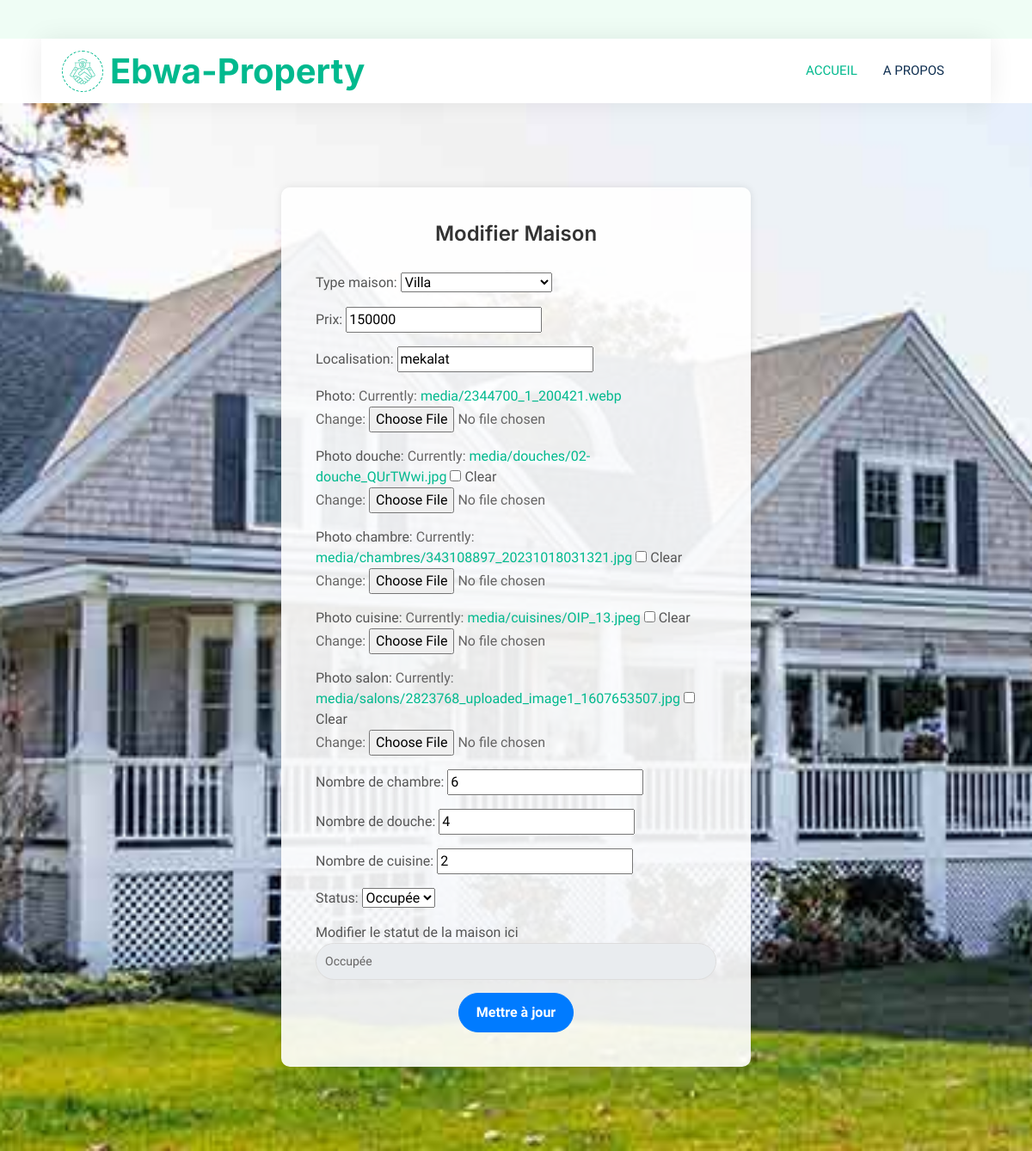
/maisons/13/update/, run on the app's committed database.
### home/models.py (models this page shows, shortened)
class Maison(models.Model):
    TYPE_MAISON_CHOICES = [
        ('VILLA', 'Villa'),
        ('APPARTEMENT', 'Appartement'),
        ('MAISON SIMPLE', 'Maison simple'),
        ('MAISON DE LUXE', 'Maison de luxe'),
        ('MAISON DE CAMPAGNE', 'Maison de campagne'),
        ('STUDIO', 'Studio'),
        ('CHAMBRE MODERNE','Chambre moderne'),
        ('CHAMBRE','Chambre'),
    ]
    STATUS_CHOICES = [
        ('libre', 'Libre'),
        ('occupee', 'Occupée'),
    ]
    type_maison = models.CharField(max_length=100, choices=TYPE_MAISON_CHOICES)
    prix = models.DecimalField(max_digits=10, decimal_places=0)
    localisation = models.CharField(max_length=255)
    nombre_de_chambre = models.IntegerField(blank=True, null=True)
    nombre_de_douche = models.IntegerField(blank=True, null=True)
    nombre_de_cuisine = models.IntegerField(blank=True, null=True)
    photo = models.ImageField(upload_to='media/', null=True, blank=False,)
    photo_douche = models.ImageField(upload_to='media/douches/', null=True, blank=True)
    photo_chambre = models.ImageField(upload_to='media/chambres/', null=True, blank=True)
    photo_cuisine = models.ImageField(upload_to='media/cuisines/', null=True, blank=True)
    photo_salon = models.ImageField(upload_to='media/salons/', null=True, blank=True)
    proprietaire = models.ForeignKey(Proprietaire, on_delete=models.CASCADE, null=True, blank=True)
    is_published = models.BooleanField(default=False)
    status = models.CharField(max_length=10, choices=STATUS_CHOICES, default='libre')
    preciser_la_localisation_de_votre_maison = models.CharField(max_length=255,null= True, blank=True)
    is_deleted = models.BooleanField(default=False)
    is_active = models.BooleanField(default=True)
    class Meta:
        permissions = [
            ("can_create_maison", "Peut créer des maisons"),
            ("can_modify_maison", "Peut modifier des maisons"),
            ("can_publish_maison", "Peut publier des maisons"),
        ]

### home/views.py (the view)
# urls.py: path('maisons/<int:maison_id>/update/', views.maison_update, name='maison_update'),
def maison_update(request, maison_id):
    maison = get_object_or_404(Maison, id=maison_id)
    if request.method == 'POST':
        form = MaisonUpdateForm(request.POST, request.FILES, instance=maison)
        if form.is_valid():
            form.save()
            messages.success(request, "Maison mise à jour avec succès !")
            return redirect('maison_list')
    else:
        form = MaisonUpdateForm(instance=maison)
    return render(request, 'maison_update.html', {'form': form, 'maison': maison})

### home/forms.py
class MaisonUpdateForm(forms.ModelForm):
    class Meta:
        model = Maison
        fields = ('type_maison', 'prix', 'localisation', 'photo', 'photo_douche', 'photo_chambre', 'photo_cuisine', 'photo_salon', 'nombre_de_chambre', 'nombre_de_douche', 'nombre_de_cuisine', 'status')

### home/templates/maison_update.html (shortened to what this page needs)
{% load static %}
<!DOCTYPE html>
<html lang="en">
<head>
    <link href="https://cdnjs.cloudflare.com/ajax/libs/font-awesome/5.10.0/css/all.min.css" rel="stylesheet">
    <link href="https://cdn.jsdelivr.net/npm/bootstrap-icons@1.4.1/font/bootstrap-icons.css" rel="stylesheet">
    <link href="{% static 'lib/animate/animate.min.css' %}" rel="stylesheet">
    <link href="{% static 'lib/owlcarousel/assets/owl.carousel.min.css' %}" rel="stylesheet">
    <link href="{% static 'css/bootstrap.min.css' %}" rel="stylesheet">
    <link href="{% static 'css/style.css' %}" rel="stylesheet">
</head>
<body>
    <div class="container-xxl bg-white p-0">
        <div class="container-fluid nav-bar bg-transparent">
            <nav class="navbar navbar-expand-lg bg-white navbar-light py-0 px-4">
                <a href="" class="navbar-brand d-flex align-items-center text-center">
                    <div class="icon p-2 me-2">
                        <img class="img-fluid" src="{% static 'img/icon-deal.png' %}" alt="Icon" style="width: 30px; height: 30px;">
                    </div>
                    <h1 class="m-0 text-primary">Ebwa-Property</h1>
                </a>
                <div class="collapse navbar-collapse" id="navbarCollapse">
                    <div class="navbar-nav ms-auto">
                        <a href="{% url 'index'%}" class="nav-item nav-link active">Accueil</a>
                        <a href="{% url 'about'%}" class="nav-item nav-link">A propos</a>
                    </div>
                </div>
            </nav>
        </div>
        <div class="form-bg">
            <div class="container py-5">
                <div class="row justify-content-center">
                    <div class="col-lg-6">
                        <div class="form-container">
                            <div class="form-header text-center">
                                <h2>Modifier Maison</h2>
                            </div>
                            <form method="post" enctype="multipart/form-data">
                                <div class="form-group">
                                    {{ form.as_p }}
                                </div>
                                <div class="form-group">
                                    <label for="status">Modifier le statut de la maison ici</label>
                                    <select name="status" id="status" class="form-control">
                                        <option value="occupee" {% if form.instance.status == 'occupee' %}selected{% endif %}>Occupée</option>
                                    </select>
                                </div>
                                <div class="text-center">
                                    <button type="submit" class="btn btn-primary">Mettre à jour</button>
                                </div>
                            </form>
                        </div>
                    </div>
                </div>
            </div>
        </div>
    </div>
</body>
</html>

### home/static/css/style.css (style rules this page uses)
:root { --primary: #00B98E; --secondary: #FF6922; --light: #EFFDF5; --dark: #0E2E50; }
.btn { transition: .5s; }
.btn.btn-primary, .btn.btn-secondary { color: #FFFFFF; }
.nav-bar { position: relative; margin-top: 45px; padding: 0 3rem; transition: .5s; z-index: 9999; }
.navbar { box-shadow: 0 0 30px rgba(0, 0, 0, .08); }
.navbar-light .navbar-nav .nav-link { margin-right: 30px; padding: 25px 0; color: #FFFFFF; font-size: 15px; text-transform: uppercase; outline: none; }
.navbar-light .navbar-nav .nav-link:hover, .navbar-light .navbar-nav .nav-link.active { color: var(--primary); }
.navbar-light .navbar-brand { height: 75px; }
.navbar-light .navbar-nav .nav-link { color: var(--dark); font-weight: 500; }
.icon { padding: 15px; display: inline-flex; align-items: center; justify-content: center; background: #FFFFFF !important; border-radius: 50px; border: 1px dashed var(--primary) !important; }

### data on the page
Maison: type_maison "Villa", prix "150000", localisation "mekalat", nombre_de_chambre "6", nombre_de_douche "4", nombre_de_cuisine "2", status "Occupée"
